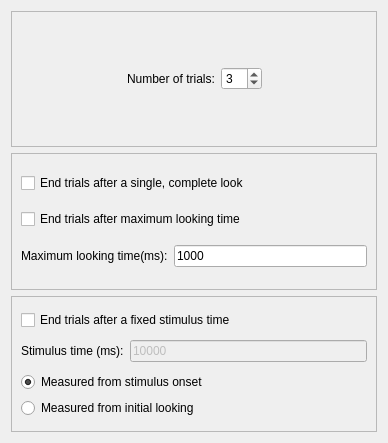
<?xml version="1.0" encoding="UTF-8"?>
<ui version="4.0">
 <class>PhaseWPTrial</class>
 <widget class="QWizardPage" name="PhaseWPTrial">
  <property name="geometry">
   <rect>
    <x>0</x>
    <y>0</y>
    <width>388</width>
    <height>443</height>
   </rect>
  </property>
  <property name="windowTitle">
   <string>WizardPage</string>
  </property>
  <property name="title">
   <string>Trial settings for this phase</string>
  </property>
  <property name="subTitle">
   <string/>
  </property>
  <layout class="QVBoxLayout" name="verticalLayout_5">
   <item>
    <widget class="QFrame" name="frameNTrials">
     <property name="frameShape">
      <enum>QFrame::StyledPanel</enum>
     </property>
     <property name="frameShadow">
      <enum>QFrame::Raised</enum>
     </property>
     <layout class="QVBoxLayout" name="verticalLayout_4">
      <item>
       <layout class="QHBoxLayout" name="horizontalLayout_6">
        <item>
         <spacer name="horizontalSpacer_4">
          <property name="orientation">
           <enum>Qt::Horizontal</enum>
          </property>
          <property name="sizeHint" stdset="0">
           <size>
            <width>40</width>
            <height>20</height>
           </size>
          </property>
         </spacer>
        </item>
        <item>
         <widget class="QLabel" name="label">
          <property name="text">
           <string>Number of trials:</string>
          </property>
         </widget>
        </item>
        <item>
         <widget class="QSpinBox" name="spinBoxNTrials">
          <property name="minimum">
           <number>1</number>
          </property>
          <property name="value">
           <number>3</number>
          </property>
         </widget>
        </item>
        <item>
         <spacer name="horizontalSpacer_5">
          <property name="orientation">
           <enum>Qt::Horizontal</enum>
          </property>
          <property name="sizeHint" stdset="0">
           <size>
            <width>40</width>
            <height>20</height>
           </size>
          </property>
         </spacer>
        </item>
       </layout>
      </item>
     </layout>
    </widget>
   </item>
   <item>
    <widget class="QFrame" name="frame">
     <property name="frameShape">
      <enum>QFrame::StyledPanel</enum>
     </property>
     <property name="frameShadow">
      <enum>QFrame::Raised</enum>
     </property>
     <layout class="QVBoxLayout" name="verticalLayout">
      <item>
       <layout class="QHBoxLayout" name="horizontalLayout_7">
        <item>
         <widget class="QCheckBox" name="cbSingleCompleteLook">
          <property name="text">
           <string>End trials after a single, complete look</string>
          </property>
         </widget>
        </item>
        <item>
         <spacer name="horizontalSpacer_6">
          <property name="orientation">
           <enum>Qt::Horizontal</enum>
          </property>
          <property name="sizeHint" stdset="0">
           <size>
            <width>40</width>
            <height>20</height>
           </size>
          </property>
         </spacer>
        </item>
       </layout>
      </item>
      <item>
       <layout class="QHBoxLayout" name="horizontalLayout">
        <item>
         <widget class="QCheckBox" name="cbMaxAccumulatedLookTime">
          <property name="text">
           <string>End trials after maximum looking time</string>
          </property>
         </widget>
        </item>
        <item>
         <spacer name="horizontalSpacer">
          <property name="orientation">
           <enum>Qt::Horizontal</enum>
          </property>
          <property name="sizeHint" stdset="0">
           <size>
            <width>40</width>
            <height>20</height>
           </size>
          </property>
         </spacer>
        </item>
       </layout>
      </item>
      <item>
       <layout class="QHBoxLayout" name="horizontalLayout_2">
        <item>
         <widget class="QLabel" name="label_2">
          <property name="text">
           <string>Maximum looking time(ms):</string>
          </property>
         </widget>
        </item>
        <item>
         <widget class="QLineEdit" name="leMaxAccumulatedLookTime">
          <property name="text">
           <string>1000</string>
          </property>
         </widget>
        </item>
       </layout>
      </item>
     </layout>
    </widget>
   </item>
   <item>
    <widget class="QFrame" name="frame_2">
     <property name="frameShape">
      <enum>QFrame::StyledPanel</enum>
     </property>
     <property name="frameShadow">
      <enum>QFrame::Raised</enum>
     </property>
     <layout class="QVBoxLayout" name="verticalLayout_2">
      <item>
       <layout class="QHBoxLayout" name="horizontalLayout_3">
        <item>
         <widget class="QCheckBox" name="cbMaxStimulusTime">
          <property name="text">
           <string>End trials after a fixed stimulus time</string>
          </property>
         </widget>
        </item>
        <item>
         <spacer name="horizontalSpacer_2">
          <property name="orientation">
           <enum>Qt::Horizontal</enum>
          </property>
          <property name="sizeHint" stdset="0">
           <size>
            <width>40</width>
            <height>20</height>
           </size>
          </property>
         </spacer>
        </item>
       </layout>
      </item>
      <item>
       <layout class="QHBoxLayout" name="horizontalLayout_5">
        <item>
         <widget class="QLabel" name="label_3">
          <property name="text">
           <string>Stimulus time (ms):</string>
          </property>
         </widget>
        </item>
        <item>
         <widget class="QLineEdit" name="leMaxStimulusTime">
          <property name="enabled">
           <bool>false</bool>
          </property>
          <property name="sizePolicy">
           <sizepolicy hsizetype="MinimumExpanding" vsizetype="Fixed">
            <horstretch>0</horstretch>
            <verstretch>0</verstretch>
           </sizepolicy>
          </property>
          <property name="minimumSize">
           <size>
            <width>60</width>
            <height>0</height>
           </size>
          </property>
          <property name="text">
           <string>10000</string>
          </property>
         </widget>
        </item>
       </layout>
      </item>
      <item>
       <layout class="QHBoxLayout" name="horizontalLayout_4">
        <item>
         <layout class="QVBoxLayout" name="verticalLayout_3">
          <item>
           <widget class="QRadioButton" name="rbMeasuredFromStimulusOnset">
            <property name="enabled">
             <bool>true</bool>
            </property>
            <property name="toolTip">
             <string>Stimulus time is measured starting when the stimulus first appears on the screen.</string>
            </property>
            <property name="text">
             <string>Measured from stimulus onset</string>
            </property>
            <property name="checked">
             <bool>true</bool>
            </property>
           </widget>
          </item>
          <item>
           <widget class="QRadioButton" name="rbMeasuredFromInitialLooking">
            <property name="enabled">
             <bool>true</bool>
            </property>
            <property name="toolTip">
             <string>Stimulus time is measured starting when the subject first looks at any stimulus.</string>
            </property>
            <property name="text">
             <string>Measured from initial looking</string>
            </property>
           </widget>
          </item>
         </layout>
        </item>
        <item>
         <spacer name="horizontalSpacer_3">
          <property name="orientation">
           <enum>Qt::Horizontal</enum>
          </property>
          <property name="sizeHint" stdset="0">
           <size>
            <width>40</width>
            <height>20</height>
           </size>
          </property>
         </spacer>
        </item>
       </layout>
      </item>
     </layout>
    </widget>
   </item>
  </layout>
 </widget>
 <resources/>
 <connections>
  <connection>
   <sender>cbMaxAccumulatedLookTime</sender>
   <signal>toggled(bool)</signal>
   <receiver>leMaxAccumulatedLookTime</receiver>
   <slot>setEnabled(bool)</slot>
   <hints>
    <hint type="sourcelabel">
     <x>168</x>
     <y>45</y>
    </hint>
    <hint type="destinationlabel">
     <x>282</x>
     <y>81</y>
    </hint>
   </hints>
  </connection>
  <connection>
   <sender>cbMaxStimulusTime</sender>
   <signal>toggled(bool)</signal>
   <receiver>leMaxStimulusTime</receiver>
   <slot>setEnabled(bool)</slot>
   <hints>
    <hint type="sourcelabel">
     <x>167</x>
     <y>145</y>
    </hint>
    <hint type="destinationlabel">
     <x>263</x>
     <y>181</y>
    </hint>
   </hints>
  </connection>
  <connection>
   <sender>cbMaxStimulusTime</sender>
   <signal>toggled(bool)</signal>
   <receiver>rbMeasuredFromInitialLooking</receiver>
   <slot>setEnabled(bool)</slot>
   <hints>
    <hint type="sourcelabel">
     <x>167</x>
     <y>145</y>
    </hint>
    <hint type="destinationlabel">
     <x>153</x>
     <y>229</y>
    </hint>
   </hints>
  </connection>
  <connection>
   <sender>cbMaxStimulusTime</sender>
   <signal>toggled(bool)</signal>
   <receiver>rbMeasuredFromStimulusOnset</receiver>
   <slot>setEnabled(bool)</slot>
   <hints>
    <hint type="sourcelabel">
     <x>167</x>
     <y>145</y>
    </hint>
    <hint type="destinationlabel">
     <x>153</x>
     <y>212</y>
    </hint>
   </hints>
  </connection>
 </connections>
</ui>
